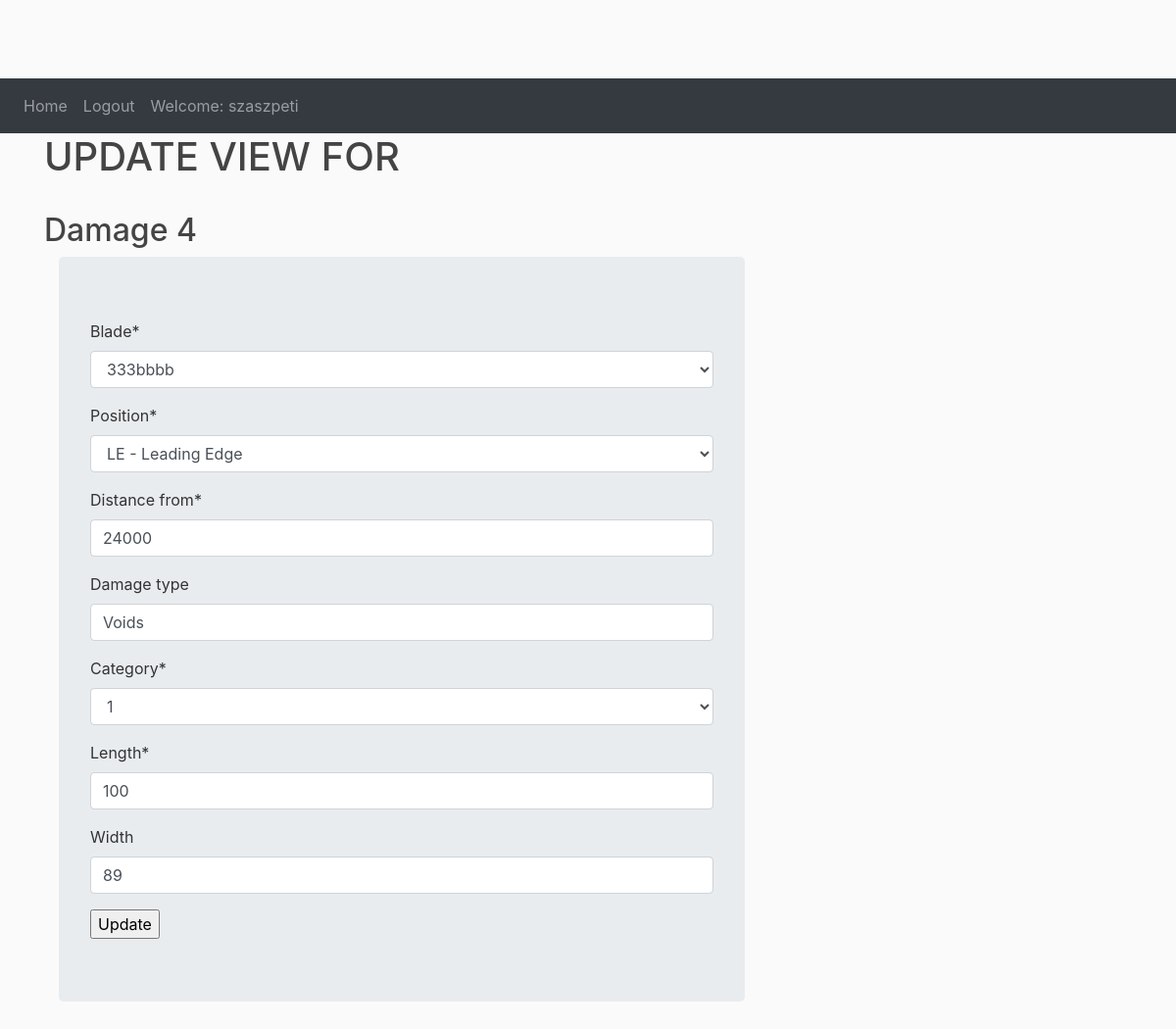
The page /bladework/damageedit/4/ (signed in) on the database its author committed.
### bladework/models.py (models this page shows, shortened)
class Damage(models.Model):
    blade = models.ForeignKey(Blade, on_delete=models.CASCADE)
    damage_type = models.CharField(max_length=200)
    PREASURESIDE = 'PS'
    SECTIONSIDE = 'SS'
    LEADINGEDGE = 'LE'
    TRAILINGEDGE = 'TE'
    POSITION_ON_BLADE = [(PREASURESIDE, 'PS - Preasure Side'),
                         (SECTIONSIDE, 'SS - Section Side'),
                         (LEADINGEDGE, 'LE - Leading Edge'),
                         (TRAILINGEDGE, 'TE - Trailing Edge')]
    position = models.CharField(max_length=2,
                                choices=POSITION_ON_BLADE,
                                default=LEADINGEDGE,
                                )
    distance_from = models.CharField(max_length=10, null=True)
    damage_type = models.CharField(max_length=60, blank=True)
    ONE = '1'
    TWO = '2'
    THREE = '3'
    FOUR = '4'
    CATEGORY_LEVEL = [(ONE, '1'),
                      (TWO, '2'),
                      (THREE, '3'),
                      (FOUR, '4')]
    category = models.CharField(max_length=1,
                                choices=CATEGORY_LEVEL,
                                default=ONE)
    length = models.CharField(max_length=10)
    width = models.CharField(max_length=10, blank=True)

### bladework/views.py (the view)
# urls.py: path('damageedit/<int:pk>/', DamageUpdateView.as_view(), name='damage_edit'),
class DamageUpdateView(LoginRequiredMixin, UpdateView):
    model = Damage
    template_name = "damage_edit.html"
    fields = '__all__'
    success_url = reverse_lazy('bladework:turbine_list_view')

### bladework/models.py (called while the page is built)
    def __str__(self):
        return self.blade_number

### bladework/templates/damage_edit.html
{% extends 'base.html' %}
{% load crispy_forms_tags %}
{% block content %}
<h1>UPDATE VIEW FOR </h1> <br> <h2>Damage {{object.id}}</h2>
<div class="container">
    <div class="jumbotron">
<form method="post">{% csrf_token %}
    {{ form|crispy }}
    <input type="submit" value="Update">
</form>
    </div>
    </div>
{% endblock %}

### bladework/templates/base.html (shortened to what this page needs)
{% load static %}
<!DOCTYPE html>
<html>
<head>
   <link rel="stylesheet" href="https://maxcdn.bootstrapcdn.com/bootstrap/4.0.0/css/bootstrap.min.css">
<link rel="stylesheet" type="text/css" href="{% static 'main.css' %}">
     <nav class="navbar navbar-expand-sm bg-dark navbar-dark">
  <ul class="navbar-nav">
      {% if user.is_authenticated %}
    <li class="nav-item">
      <a class="nav-link" href="{% url 'bladework:home' %}">Home</a>
    </li>
    <li class="nav-item">
      <a class="nav-link" href="{% url 'logout' %}">Logout</a>
       <li class="nav-item">
      <a class="nav-link justify-content-end" href="#">Welcome: {{user.username}}</a>
    </li>
      {% endif %}
  </ul>
</nav>
</head>
</head>
<body>
 <main role="main" class="container">
      <div class="row">
        <div class="col-md-8">
            {% block content %}{% endblock %}
        </div>
        </div>
    </main>
</body>
</html>

### bladework/static/main.css (style rules this page uses)
body { background: #fafafa; color: #333333; margin-top: 5rem; }
h1, h2, h3, h4, h5, h6 { color: #444444; }
ul { margin: 0; }

### rows shown on the page
Damage: id "4", blade "333bbbb", position "LE - Leading Edge", distance_from "24000", damage_type "Voids", category "1", length "100", width "89"

### other values the page prints
{{ user.username }} "szaszpeti"
